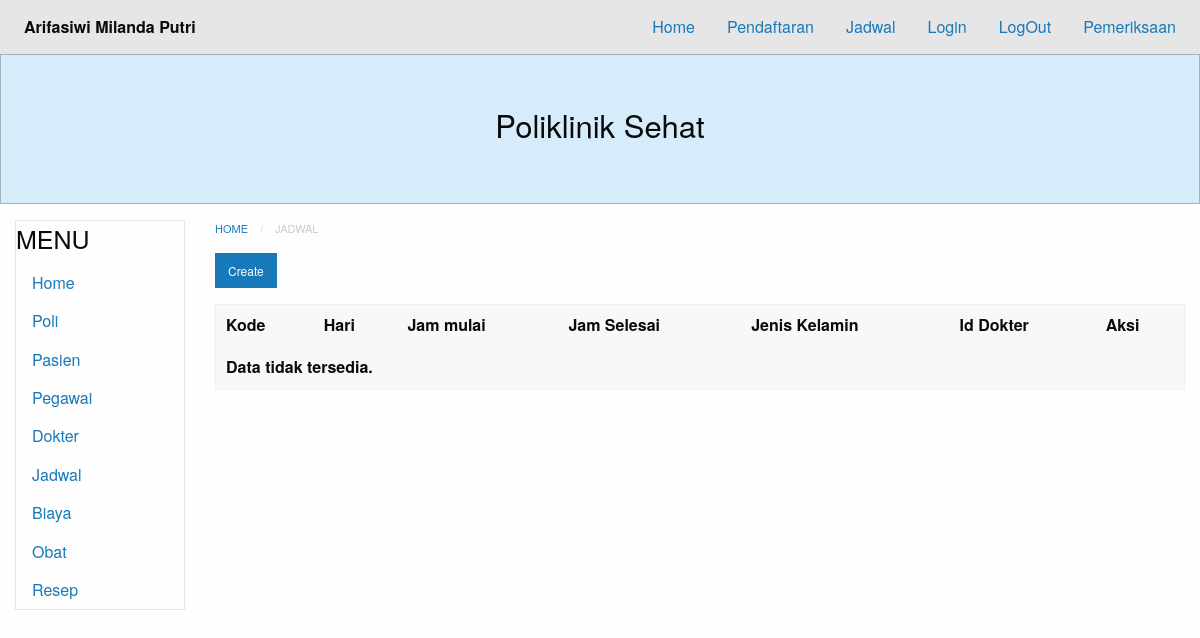
Before: /?module=jadwal with the older database file.
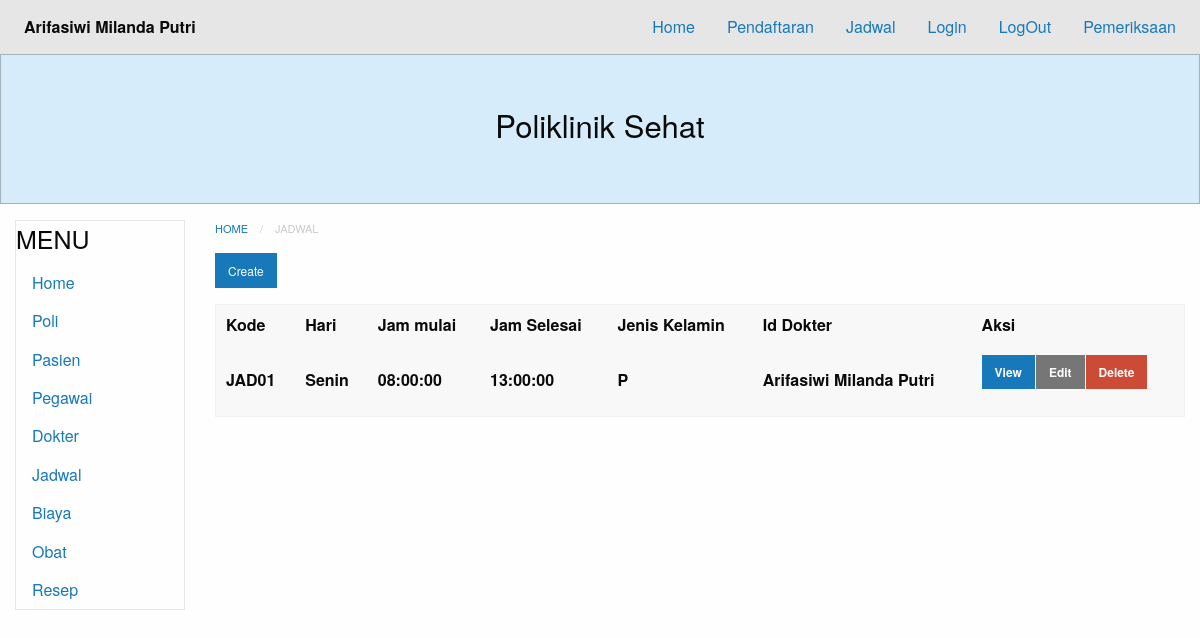
After: the same page with the newer database file.
### tables this page shows
CREATE TABLE `jadwal` (
  `id` int(11) NOT NULL,
  `kode` varchar(255) NOT NULL,
  `hari` varchar(255) NOT NULL,
  `jam_mulai` time NOT NULL,
  `jam_selesai` time NOT NULL,
  `jk` varchar(255) NOT NULL,
  `dokter_id` int(11) NOT NULL
);

CREATE TABLE `dokter` (
  `id` int(11) NOT NULL,
  `kode` varchar(255) NOT NULL,
  `nama` varchar(255) NOT NULL,
  `alamat` varchar(255) NOT NULL,
  `telp` varchar(255) NOT NULL,
  `jk` varchar(255) NOT NULL,
  `poli_id` int(11) NOT NULL
);

### database.php (called while the page is built, shortened)
<?php
class Database {
	private $db_host = "localhost";
	private $db_user = "root";
	private $db_pass = "";
	private $db_name = "07_arifasiwimp_poliklinik";
	var $con = false;
    var $myconn = "";
	var $result = array();
    function __construct() {
        if(!$this->con){
            $this->myconn = new mysqli($this->db_host, $this->db_user, $this->db_pass, $this->db_name);
            if($this->myconn->connect_errno > 0){
                array_push($this->result, $this->myconn->connect_error);
                return false;
            }else{
                $this->myconn->set_charset('utf8');
                $this->con = true;
                return true;
            }
        } else {
            return true;
        }
    }
	public function select($table, $rows = '*', $join = null,$join2 = null,$join3 = null,$join4 = null, $join5 = null, $join6 = null, $where = null, $order = null, $limit = null){
		$q = 'SELECT '.$rows.' FROM '.$table;
		if($join != null){
			$q .= ' JOIN '.$join;
        }
        if($this->tableExists($table)){
        	$query = $this->myconn->query($q);
			if($query){
				$this->numResults = $query->num_rows;
				for($i = 0; $i < $this->numResults; $i++){
					$r = $query->fetch_array();
                	$key = array_keys($r);
                	for($x = 0; $x < count($key); $x++){
                    	if(!is_int($key[$x])){
                    		if($query->num_rows >= 1){
                    			$this->result[$i][$key[$x]] = $r[$key[$x]];
							}else{
								$this->result[$i][$key[$x]] = null;
							}
						}
					}
				}
				return true;
			}else{
				array_push($this->result, $this->myconn->error);
				return false;
			}
      	}else{
      		return false;
    	}
    }
	private function TableExists($table) {
    	$res = $this->myconn->query('SHOW TABLES LIKE "'.$table.'"');
    	if(isset($res->num_rows)) {
        	return $res->num_rows > 0 ? true : false;
    	} else {
    		array_push($this->result, $table." does not exist in this database");
    		return false;
    	}
	}
    public function getResult(){
        $val = $this->result;
        $this->result = array();
        return $val;
    }
}

### modules/jadwal/jadwal-index.php (the view)
<nav aria-label="You are here:" role="navigation">
  <ul class="breadcrumbs">
    <li><a href="?module=home">Home</a></li>
    <li class="disabled">Jadwal</li>
  </ul>
</nav>
<a href="?module=jadwal-create" class="small button">Create</a>
  <table>
      <thead>
          <tr>
              <th>Kode</th>
		      <th>Hari </th>
		      <th>Jam mulai</th>
		      <th>Jam Selesai</th>
              <th>Jenis Kelamin</th>
              <th>Id Dokter</th>
		      <th>Aksi</th>
	      </tr>
          <?php
    require_once("database.php");
    $db=new Database();
    $db->select('jadwal',
    'jadwal.id,
    jadwal.kode,
    jadwal.hari,
    jadwal.jam_mulai,
    jadwal.jam_selesai,
    jadwal.jk,
    dokter.nama as nama_dokter',
    'dokter ON dokter.id=jadwal.dokter_id');
    $res=$db->getResult();
    if(count($res) == 0){ ?>
            <tr>
                <td colspan="8">Data tidak tersedia.</td>
            </tr>
            <?php }else{
            foreach ($res as &$r){?>
          <tr>
              <td><?php echo $r['kode'] ?></td>
              <td><?php echo $r['hari'] ?></td>
              <td><?php echo $r['jam_mulai'] ?></td>
              <td><?php echo $r['jam_selesai'] ?></td>
              <td><?php echo $r['jk'] ?></td>
              <td><?php echo $r['nama_dokter'] ?></td>
              <td>
                  <div class="small button-group">
                      <a href="?module=jadwal-show&id=<?php echo $r['id']; ?>" class=" button">View</a>
                      <a href="?module=jadwal-edit&id=<?php echo $r['id']; ?>" class="secondary button">Edit</a>
                      <a href="?module=jadwal-delete&id=<?php echo $r['id']; ?>"onClick='return confirm("Apakah yakin menghapus?")' class="alert button">Delete</a>
                  </div>
              </td>
          </tr>
<?php
                }
            }
            ?>
</table>

Changed rows visible on the page:
added jadwal: kode "JAD01", hari "Senin", jam_mulai "08:00:00", jam_selesai "13:00:00", jk "P", dokter.nama "Arifasiwi Milanda Putri"
Other visible differences:
text no longer shown: "Data tidak tersedia."
